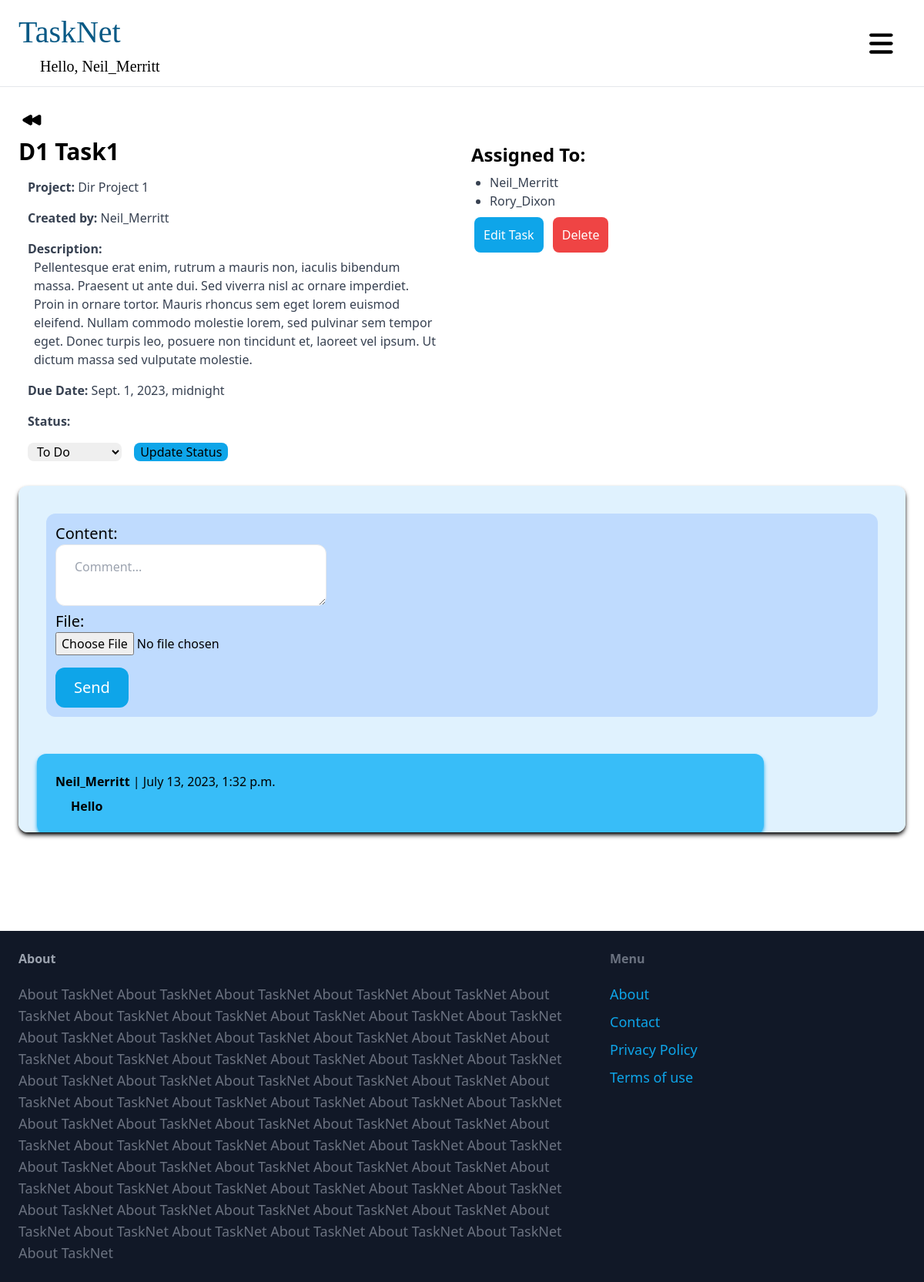
/kanban/task_detail/7/ (signed in), run on the app's committed database.
### core/models.py (models this page shows, shortened)
class CustomUser(AbstractUser):
    ROLE_CHOICES = (
        ('director', 'Director'),
        ('product_owner', 'Product Owner'),
        ('developer', 'Developer'),
        ('qa', 'Quality Assessment'),
        ('other', 'Other')
    )
    email = models.EmailField(unique=True)
    role = models.CharField(max_length=20, choices=ROLE_CHOICES)
    USERNAME_FIELD = 'email'
    REQUIRED_FIELDS = ['username']

### kanban/models.py (models this page shows, shortened)
class Task(models.Model):
    project = models.ForeignKey(Project, related_name='tasks', on_delete=models.CASCADE)
    title = models.CharField(max_length=255)
    description = models.TextField()
    created_at = models.DateTimeField(null=True, blank=True)
    created_by = models.ForeignKey(settings.AUTH_USER_MODEL, related_name='tasks', on_delete=models.CASCADE)
    assigned_to = models.ManyToManyField(settings.AUTH_USER_MODEL, related_name='assigned_tasks')
    status = models.CharField(max_length=20, choices=(
        ('TODO', 'To Do'),
        ('IN_PROGRESS', 'In Progress'),
        ('DONE', 'Done')
    ))
    due_date = models.DateTimeField(null=True, blank=True)
    class Meta:
        ordering = ('created_at',)

class Project(models.Model):
    name = models.CharField(max_length=255, unique=True)
    description = models.TextField()
    start_date = models.DateTimeField(null=True, blank=True)
    end_date = models.DateTimeField(null=True, blank=True)
    creator = models.ForeignKey(settings.AUTH_USER_MODEL, related_name='projects', on_delete=models.CASCADE)
    assigned_users = models.ManyToManyField(settings.AUTH_USER_MODEL, related_name='assigned_projects', blank=True)
    status = models.CharField(max_length=20, choices=(
        ('ONGOING', 'Ongoing'),
        ('COMPLETED', 'Completed'),
        ('CANCELLED', 'Cancelled')
    ), default='ONGOING')
    class Meta:
        ordering = ('end_date',)

### conversation/models.py (models this page shows)
class Comment(models.Model):
    conversation = models.ForeignKey(Conversation, related_name='comments', on_delete=models.CASCADE)
    content = models.TextField(blank=True)
    file = models.FileField(blank=True, upload_to='comment_files')
    sent_at = models.DateTimeField(default=timezone.now)
    created_by = models.ForeignKey(settings.AUTH_USER_MODEL, related_name='created_comments', on_delete=models.CASCADE)

### kanban/views.py (the view, shortened to what this page needs)
# urls.py: path('task_detail/<int:pk>/', views.task_detail, name='task_detail'),
@login_required
def task_detail(request, pk):
    task = get_object_or_404(Task, pk=pk)
    if request.user != task.created_by and request.user != task.project.creator and request.user not in task.assigned_to.all() and request.user.role != 'director':
        return redirect('core:index')
    conversation = Conversation.objects.filter(task=task).filter(members__in=[request.user.id]).first()
    if conversation:
        comments = conversation.comments.order_by('-sent_at')
        paginator = Paginator(comments, 10)
        page_number = request.GET.get('page')
        page_obj = paginator.get_page(page_number)
        if request.method == 'POST':
            form = CommentForm(request.POST, request.FILES)  # Include request.FILES for file uploads
            if form.is_valid():
                conversation_comment = form.save(commit=False)
                conversation_comment.conversation = conversation
                conversation_comment.created_by = request.user
                conversation_comment.save()
                conversation.save()
                return redirect('kanban:task_detail', pk=pk)
        else:
            form = CommentForm()
    context = {
        'task': task,
        'conversation': conversation,
        'comments': comments,
        'page_obj': page_obj,
        'form': form,
    }
    return render(request, 'kanban/task_detail.html', context)

### conversation/forms.py
class CommentForm(forms.ModelForm):
    class Meta:
        model = Comment
        fields = ('content', 'file')
    content = forms.CharField(widget=forms.Textarea(attrs={
        'placeholder': 'Comment...',
        'class': 'w-1/3 h-20 py-4 px-6 rounded-xl border',
    }))
    file = forms.FileField(required=False)

### kanban/templates/kanban/task_detail.html (shortened to what this page needs)
{% extends 'core/base.html' %}
{% block content %}
    <div class="grid grid-cols-6 gap-6 mb-5">
        <div class="col-span-3">
            <button onclick="goBack()">
            </button>
            <h1 class="text-3xl font-bold mb-4">{{ task.title }}</h1>
            <p class="px-3 text-gray-700 mb-4"><span class="font-semibold">Project: </span>{{ task.project.name }}</p>
            <p class="px-3 text-gray-700 mb-4"><span class="font-semibold">Created by: </span>{{ task.created_by.username}}</p>
            <p class="px-3 text-gray-700 font-semibold">Description:</p>
            <p class="px-5 text-gray-700 mb-4">{{ task.description }}</p>
            <p class="px-3 text-gray-700 mb-4"><span class="font-semibold">Due Date: </span>{{ task.due_date }}</p>
            <p class="px-3 text-gray-700 mb-1 font-semibold"><span class="font-semibold">Status: </span>
                {% if request.user in task.assigned_to.all or request.user == task.created_by  or request.user.role == 'director' or request.user == task.project.creator %}
                    <form method="POST" action="{% url 'kanban:update_task_status' task.id %}">
                        <select name="status" class="m-3 px-2 rounded-lg hover:bg-gray-200 transition-all">
                            <option value="TODO" {% if task.status == 'TODO' %}selected{% endif %}>To Do</option>
                        </select>
                        <button type="submit" class="px-2 bg-sky-500 rounded-lg hover:bg-sky-600 transition-all">Update Status</button>
                    </form>
                {% endif %}
            </p>
        </div>
        <div class="col-span-2">
            <h2 class="mt-12 text-2xl font-semibold mb-2">Assigned To:</h2>
            <ul class="list-disc pl-6 mb-5">
                {% for user in task.assigned_to.all %}
                    <li class="text-gray-700">{{ user.username }}</li>
                {% empty %}
                    <li class="text-gray-700">No assigned users.</li>
                {% endfor %}
            </ul>
            {% if request.user == task.created_by or request.user == task.project.creator or request.user.role == 'director' %}
                <a href="{% url 'kanban:task_edit' task.pk %}" class="p-3 m-1 bg-sky-500 text-white rounded-lg hover:bg-sky-600">Edit Task</a>
                <a href="{% url 'kanban:task_delete' task.pk %}" class="p-3 m-1 bg-red-500 text-white rounded-lg hover:bg-red-600">Delete</a>
            {% endif %}
        </div>
    </div>
    <div class="p-6 bg-sky-100 rounded-xl shadow-md shadow-black" style="max-height: 450px; overflow-y: auto;">
        <form method='post' action="." enctype="multipart/form-data" class="m-3 p-3 bg-blue-200 rounded-xl">
            <div class="space-y-2">
                <div class="mb-2">
                    <label for="id_content" class="block text-xl">Content:</label>
                    {{ form.content }}
                    <label for="id_file" class="block text-xl">File:</label>
                    {{ form.file }}
                </div>
            </div>
            <button class="mt-2 py-3 px-6 text-xl bg-sky-500 hover:bg-sky-700 rounded-xl text-white">Send</button>
        </form>
        {% if conversation %}
            <div class="space-y-6">
                {% for comment in page_obj %}
                <div class="p-6 shadow-md {% if comment.created_by == request.user %}bg-sky-400 shadow-sky-500 mr-40 {% else %}bg-sky-200 shadow-sky-300 ml-40 {% endif %}rounded-xl">
                    <div>
                            <p class="mb-2"><strong>{{ comment.created_by.username }}</strong> | {{comment.sent_at }}</p>
                            <p class="pl-5 font-semibold">{{ comment.content }}</p>
                        </div>
                    </div>
                {% endfor %}
            </div>
        {% endif %}
    </div>
{% endblock %}

### core/templates/core/base.html (shortened to what this page needs)
<!DOCTYPE html>
<html>
    <head>
        <script src="https://cdn.tailwindcss.com"></script>
        <link rel="stylesheet" href="https://cdn.jsdelivr.net/gh/habibmhamadi/multi-select-tag/dist/css/multi-select-tag.css">
    </head>
    <body>
        <nav class="px-6 py-3 flex justify-between items-center border-b border-grey-200 bg-white" style="position: sticky; top: 0;">
            <a href="{% url 'kanban:board' %}" class="text-sky-800" style="font-size: 40px; font-family:Lucida Console;">TaskNet<h1 class="ml-7 text-xl text-black">{% if request.user.is_authenticated %}Hello, {{request.user.username}}{% endif %}</h1></a>
            <div class="relative space-x-1">
                    {% if request.user.is_authenticated %}
                        <button id="dropdown-trigger" class="flex items-center px-4 py-3 text-lg font-semibold rounded-xl transition-all duration-300 hover:outline-none" style="font-size: 20px; font-family:Lucida Console;">
                        </button>
                    {% endif %}
            </div>
        </nav>
        <div class="px-6 py-6 pb-32">
            {% block content %}
            {% endblock %}
        </div>
        <footer class="px-6 py-6 flex justify-between bg-gray-900">
            <div class="w-2/3 pr-10">
                <h3 class="mb-5 font-semibold text-gray-400">About</h3>
                <p class="text-lg text-gray-500">About TaskNet About TaskNet About TaskNet About TaskNet About TaskNet About TaskNet About TaskNet About TaskNet About TaskNet About TaskNet About TaskNet About TaskNet About TaskNet About TaskNet About TaskNet About TaskNet About TaskNet About TaskNet About TaskNet About TaskNet About TaskNet About TaskNet About TaskNet About TaskNet About TaskNet About TaskNet About TaskNet About TaskNet About TaskNet About TaskNet About TaskNet About TaskNet About TaskNet About TaskNet About TaskNet About TaskNet About TaskNet About TaskNet About TaskNet About TaskNet About TaskNet About TaskNet About TaskNet About TaskNet About TaskNet About TaskNet About TaskNet About TaskNet About TaskNet About TaskNet About TaskNet About TaskNet About TaskNet About TaskNet About TaskNet About TaskNet About TaskNet About TaskNet About TaskNet About TaskNet About TaskNet About TaskNet About TaskNet About TaskNet About TaskNet About TaskNet About TaskNet</p>
            </div>
            <div class="w-1/3">
                <h3 class="mb-5 font-semibold text-gray-500">Menu</h3>
                <ul class="space-y-2">
                    <li><a href="{% url 'core:about' %}" class="text-lg text-sky-500 hover:text-sky-700">About</a></li>
                    <li><a href="{% url 'core:contact' %}" class="text-lg text-sky-500 hover:text-sky-700">Contact</a></li>
                    <li><a href="{% url 'core:privacy_policy' %}" class="text-lg text-sky-500 hover:text-sky-700">Privacy Policy</a></li>
                    <li><a href="{% url 'core:terms_of_use' %}" class="text-lg text-sky-500 hover:text-sky-700">Terms of use</a></li>
                </ul>
            </div>
        </footer>
    </body>
</html>

### data on the page
CustomUser: user.username "Neil_Merritt", username "Neil_Merritt"
Task: title "D1 Task1", project.name "Dir Project 1", created_by.username "Neil_Merritt", description "Pellentesque erat enim, rutrum a mauris non, iaculis bibendum massa. Praesent ut ante dui. Sed viverra nisl ac ornare imperdiet. Proin in ornare tortor. Mauris rhoncus sem eget lorem euismod eleifend. Nullam commodo molestie lorem, sed pulvinar sem tempor eget. Donec turpis leo, posuere non tincidunt et, laoreet vel ipsum. Ut dictum massa sed vulputate molestie.", due_date "Sept. 1, 2023, midnight", status "To Do"
CustomUser: username "Rory_Dixon"
Comment: created_by.username "Neil_Merritt", sent_at "July 13, 2023, 1:32 p.m.", content "Hello"
